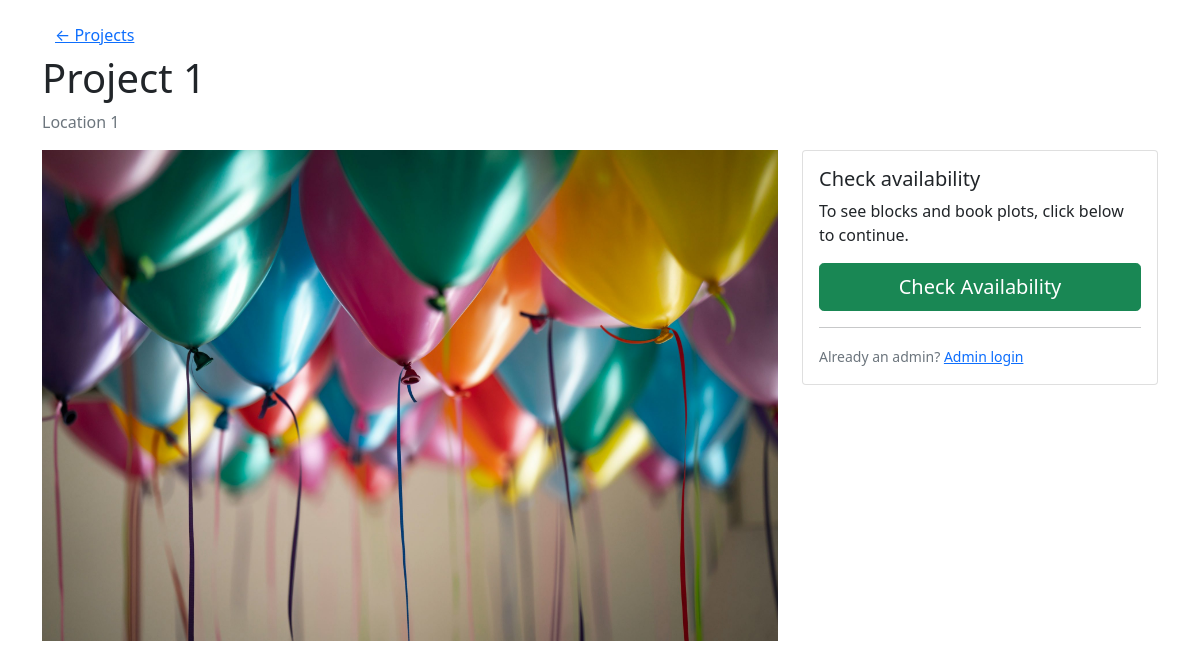
The app's page /public/project.php?id=3 with its own data.
### tables this page shows
CREATE TABLE `projects` (
  `id` int(11) NOT NULL,
  `name` varchar(255) NOT NULL,
  `description` text DEFAULT NULL,
  `location` varchar(255) DEFAULT NULL,
  `image_url` varchar(512) DEFAULT NULL,
  `map_url` varchar(512) DEFAULT NULL,
  `created_at` timestamp NOT NULL DEFAULT current_timestamp(),
  `updated_at` timestamp NOT NULL DEFAULT current_timestamp() ON UPDATE current_timestamp()
);

### public/project.php (the view, shortened to what this page needs)
<?php
require_once __DIR__ . '/../app/db.php';
$project_id = (int)($_GET['id'] ?? 0);
$stmt = $pdo->prepare("SELECT * FROM projects WHERE id = :id");
$stmt->execute([':id' => $project_id]);
$project = $stmt->fetch(PDO::FETCH_ASSOC);
?>
<!doctype html>
<html>
<head>
    <link href="../assets/css/bootstrap.min.css" rel="stylesheet">
</head>
<body class="p-3">
    <div class="container">
        <a href="index.php" class="btn btn-link">&larr; Projects</a>
        <h1><?= htmlspecialchars($project['name']) ?></h1>
        <p class="text-muted"><?= htmlspecialchars($project['location'] ?? '') ?></p>
        <div class="row">
            <div class="col-md-8">
                <?php if (!empty($project['map_url'])): ?>
                    <img src="<?= htmlspecialchars('../' . ltrim($project['map_url'], '/')) ?>" class="img-fluid" alt="Project map">
                <?php else: ?>
                    <img src="<?= htmlspecialchars('../' . ltrim($project['image_url'] ?? '', '/')) ?>" class="img-fluid" alt="Project map">
                <?php endif; ?>
            </div>
            <div class="col-md-4">
                <div class="card">
                    <div class="card-body">
                        <h5>Check availability</h5>
                        <p>To see blocks and book plots, click below to continue.</p>
                        <a href="plots-grid.php?project_id=<?= urlencode($project['id']) ?>" class="btn btn-success btn-lg w-100">Check Availability</a>
                        <hr>
                        <small class="text-muted">Already an admin? <a href="admin-login.php">Admin login</a></small>
                    </div>
                </div>
            </div>
        </div>
    </div>
</body>
</html>

### records on screen
projects: name "Project 1", location "Location 1", image_url (picture)
